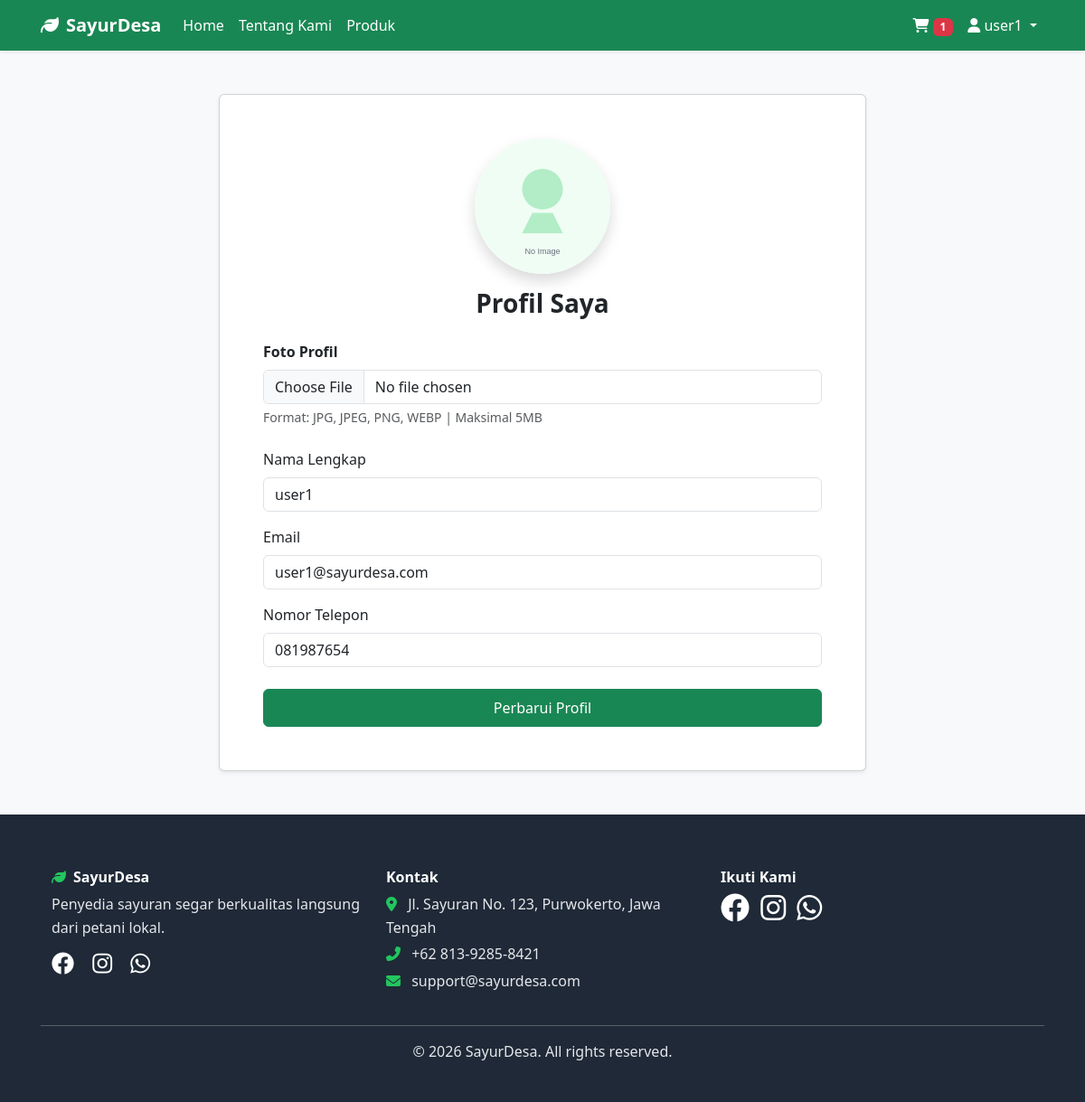
Page /pelanggan/profile.php (signed in) on the committed database.
### tables this page shows
CREATE TABLE `carts` (
  `id` int(11) NOT NULL,
  `user_id` int(11) NOT NULL,
  `created_at` timestamp NOT NULL DEFAULT current_timestamp()
);

CREATE TABLE `users` (
  `id` int(11) NOT NULL,
  `name` varchar(100) NOT NULL,
  `email` varchar(100) NOT NULL,
  `password` varchar(255) NOT NULL,
  `phone` varchar(20) DEFAULT NULL,
  `role` enum('super_admin','admin','pelanggan') DEFAULT 'pelanggan',
  `created_at` timestamp NOT NULL DEFAULT current_timestamp(),
  `is_active` tinyint(1) NOT NULL DEFAULT 1,
  `profile_picture` varchar(255) DEFAULT 'default.jpg'
);

### config/config.php (called while the page is built, shortened)
<?php
$host = 'localhost';
$dbname = 'sayurdesa';
$username = 'root';
$password = '';
try {
    $pdo = new PDO("mysql:host=$host;dbname=$dbname;charset=utf8", $username, $password);
    $pdo->setAttribute(PDO::ATTR_ERRMODE, PDO::ERRMODE_EXCEPTION);
    $pdo->setAttribute(PDO::ATTR_DEFAULT_FETCH_MODE, PDO::FETCH_ASSOC);
} catch(PDOException $e) {
    die("Database connection failed: " . $e->getMessage());
}
function is_logged_in() {
    return isset($_SESSION['user_id']);
}
function is_admin() {
    return isset($_SESSION['role']) && ($_SESSION['role'] === 'admin' || $_SESSION['role'] === 'super_admin');
}
function get_cart_count() {
    global $pdo;
    $stmt = $pdo->prepare("SELECT id FROM carts WHERE user_id = ? LIMIT 1");
    $stmt->execute([$_SESSION['user_id']]);
    $cart = $stmt->fetch();
    $stmt = $pdo->prepare("SELECT SUM(quantity) as total FROM cart_items WHERE cart_id = ?");
    $stmt->execute([$cart['id']]);
    $result = $stmt->fetch();
    return $result['total'] ?? 0;
}
?>

### pelanggan/profile.php (the view, shortened to what this page needs)
<?php
require_once '../config/config.php';
$user_id = $_SESSION['user_id'];
$stmt = $pdo->prepare("SELECT * FROM users WHERE id = ?");
$stmt->execute([$user_id]);
$user = $stmt->fetch();
?>
<!DOCTYPE html>
<html lang="id">
<head>
    <link href="https://cdn.jsdelivr.net/npm/bootstrap@5.3.0/dist/css/bootstrap.min.css" rel="stylesheet">
    <link rel="stylesheet" href="../assets/css/style.css">
    <link rel="stylesheet" href="https://cdnjs.cloudflare.com/ajax/libs/font-awesome/6.4.0/css/all.min.css">
</head>
<body class="bg-light">
    <nav class="navbar navbar-expand-lg navbar-success bg-success shadow-sm">
        <div class="container">
            <a class="navbar-brand text-white fw-bold" href="../index.php">
                <i class="fas fa-leaf me-2"></i>SayurDesa
            </a>
            <div class="collapse navbar-collapse" id="navbarNav">
                <ul class="navbar-nav me-auto">
                    <li class="nav-item">
                        <a class="nav-link text-white" href="../index.php">Home</a>
                    </li>
                    <li class="nav-item">
                        <a class="nav-link text-white" href="../about.php">Tentang Kami</a>
                    </li>
                    <li class="nav-item">
                        <a class="nav-link text-white" href="../products.php">Produk</a>
                    </li>
                </ul>
                <ul class="navbar-nav">
                    <li class="nav-item">
                        <a class="nav-link text-white" href="../cart.php">
                            <i class="fas fa-shopping-cart"></i>
                            <span class="badge bg-danger"><?php echo get_cart_count(); ?></span>
                        </a>
                    </li>
                    <li class="nav-item dropdown">
                        <a class="nav-link text-white dropdown-toggle active" href="#" id="navbarDropdown" role="button" data-bs-toggle="dropdown">
                            <i class="fas fa-user"></i> <?php echo $_SESSION['name']; ?>
                        </a>
                    </li>
                </ul>
            </div>
        </div>
    </nav>
    <div class="container py-5">
        <div class="row justify-content-center">
            <div class="col-md-8">
                <div class="card shadow-sm">
                    <div class="card-body p-5">
                        <div class="text-center mb-4">
                            <div class="mb-3 position-relative d-inline-block">
                                <?php
                                $profile_img = '../assets/images/products/no-image.svg';
                                ?>
                                <img id="profilePicturePreview" src="<?php echo htmlspecialchars($profile_img); ?>" alt="Profile" class="rounded-circle border-3 border-success shadow" style="width: 150px; height: 150px; object-fit: cover;">
                            </div>
                            <h3 class="fw-bold">Profil Saya</h3>
                        </div>
                        <form method="POST" enctype="multipart/form-data">
                            <div class="mb-4">
                                <label for="profile_picture" class="form-label fw-bold">Foto Profil</label>
                                <input type="file" class="form-control" id="profile_picture" name="profile_picture" accept="image/jpeg,image/jpg,image/png,image/webp" onchange="previewProfilePicture(event)">
                                <div class="form-text">Format: JPG, JPEG, PNG, WEBP | Maksimal 5MB</div>
                            </div>
                            <div class="mb-3">
                                <label for="name" class="form-label">Nama Lengkap</label>
                                <input type="text" class="form-control" id="name" name="name" value="<?php echo htmlspecialchars($user['name']); ?>" required>
                            </div>
                            <div class="mb-3">
                                <label for="email" class="form-label">Email</label>
                                <input type="email" class="form-control" id="email" value="<?php echo htmlspecialchars($user['email']); ?>" readonly>
                            </div>
                            <div class="mb-4">
                                <label for="phone" class="form-label">Nomor Telepon</label>
                                <input type="tel" class="form-control" id="phone" name="phone" value="<?php echo htmlspecialchars($user['phone'] ?? ''); ?>" required>
                            </div>
                            <button type="submit" class="btn btn-success w-100 py-2">Perbarui Profil</button>
                        </form>
                    </div>
                </div>
            </div>
        </div>
    </div>
    <footer class="footer">
        <div class="container">
            <div class="row g-4">
                <div class="col-md-4">
                    <h6 class="fw-bold"><i class="fas fa-leaf text-success me-2"></i>SayurDesa</h6>
                    <p>Penyedia sayuran segar berkualitas langsung dari petani lokal.</p>
                    <div class="social-links-footer">
                        <a href="#"><i class="fab fa-facebook fa-lg"></i></a>
                        <a href="#"><i class="fab fa-instagram fa-lg"></i></a>
                        <a href="#"><i class="fab fa-whatsapp fa-lg"></i></a>
                    </div>
                </div>
                <div class="col-md-4">
                    <h6 class="fw-bold">Kontak</h6>
                    <p class="mb-1"><i class="fas fa-map-marker-alt me-2 text-success"></i> Jl. Sayuran No. 123, Purwokerto, Jawa Tengah</p>
                    <p class="mb-1"><i class="fas fa-phone-alt me-2 text-success"></i> <a href="https://wa.me/6281392858421" target="_blank" class="text-decoration-none hover-text-success">+62 813-9285-8421</a></p>
                    <p><i class="fas fa-envelope me-2 text-success"></i> support@sayurdesa.com</p>
                </div>
                <div class="col-md-4">
                    <h6 class="fw-bold">Ikuti Kami</h6>
                    <a href="#" class="me-2"><i class="fab fa-facebook fa-2x"></i></a>
                    <a href="#" class="me-2"><i class="fab fa-instagram fa-2x"></i></a>
                    <a href="#"><i class="fab fa-whatsapp fa-2x"></i></a>
                </div>
            </div>
            <hr class="bg-secondary mt-4 mb-3">
            <div class="text-center">
                <p>&copy; 2026 SayurDesa. All rights reserved.</p>
            </div>
        </div>
    </footer>
</body>
</html>

### assets/css/style.css (style rules this page uses)
:root { --primary-color: #22c55e; --primary-dark: #16a34a; --primary-darker: #15803d; --secondary-color: #fbbf24; --secondary-dark: #f59e0b; --success-color: #22c55e; --warning-color: #fbbf24; --danger-color: #ef4444; --info-color: #3b82f6; --text-dark: #1f2937; --text-muted: #6b7280; --bg-light: #f0fdf4; }
* { margin: 0; padding: 0; box-sizing: border-box; }
html, body { width: 100%; max-width: 100vw; overflow-x: hidden; }
body { font-family: 'Segoe UI', Tahoma, Geneva, Verdana, sans-serif; color: var(--text-dark); }
.row { margin-left: 0; margin-right: 0; }
.container, .container-fluid { padding-left: 15px; padding-right: 15px; }
.footer { padding: 60px 0 30px; background: #1f2937; }
.footer * { color: #ffffff; }
.footer h6 { font-size: 1rem; font-weight: 500; }
.footer p { color: #e5e7eb !important; line-height: 1.6; margin-bottom: 0.75rem; }
.footer a { color: #e5e7eb !important; text-decoration: none; transition: all 0.3s ease; }
.footer i.text-success, .footer .text-success { color: #22c55e !important; }
.social-links-footer a { font-size: 1.25rem; margin-right: 1rem; display: inline-block; }
.footer .row.g-4 { row-gap: 2.5rem; }

### rows in the picture
carts: id "1"
users: name "user1", email "user1@sayurdesa.com", phone "081987654"

### other values in the picture
$_SESSION['name'] "user1"
